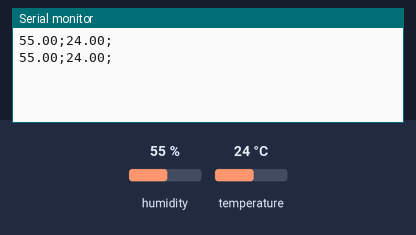
Bench run of a sketch on a simulated Arduino Uno, built with avr-gcc and run on an emulated ATmega328P. On the bench: the last lines printed to the serial monitor. Inputs (shaded band) come from the test bench; at power-on: humidity 55 %, temperature 24 °C.

Above: at 2.8 s.
2.9 s: humidity set to 22 %
At 5.1 s:
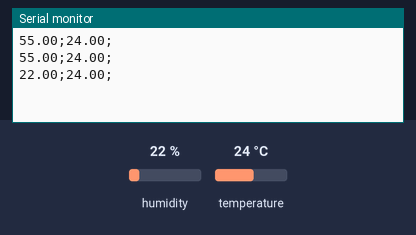
5.6 s: temperature set to 12 °C
At 7.6 s:
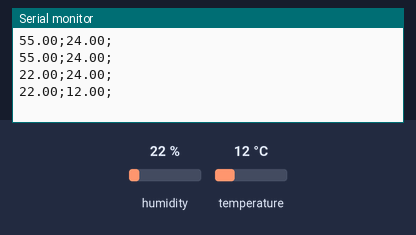
8.3 s: humidity set to 40 %
At 11.2 s:
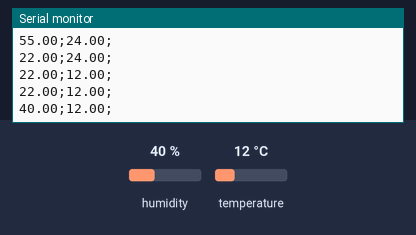
Timing chart, 0 to 12.7 s (numbered marks = the images above; inputs shaded):
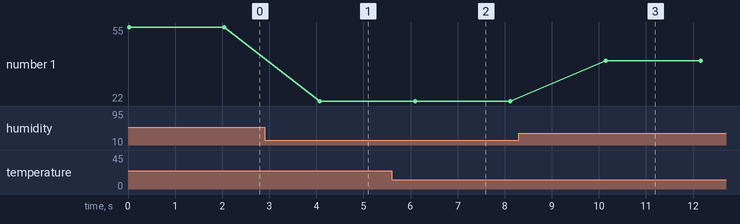

Measured:
- after the input at 2.9 s, the serial monitor: prints a new line after 1.2 s (image 1)
- after the input at 5.6 s, the serial monitor: prints a new line after 0.50 s (image 2)
- after the input at 8.3 s, the serial monitor: prints a new line after 1.8 s (image 3)
- plotted number 1: 55 → 22 after the input at 2.9 s, 22 → 40 after the input at 8.3 s

The sketch:

main.ino
```cpp
#include <DHT.h> //incluindo biblioteca do DHT11
#include <DHT_U.h>
#include <Adafruit_Sensor.h>
#include <DHT.h>
#include <DHT_U.h>
#include "DHT.h"
#define DHTPIN A0 //definindo variáveis e a localização do pin

DHT dht(DHTPIN, DHT11); //uma variável que está sendo puxada da biblioteca

void setup() //comando para iniciar o programa
{
pinMode(DHTPIN, INPUT); //declarando que a porta do DHTPIN é para entrada de dados
Serial.begin(9600); //definindo que a comunicação será em 9600bps(bits per seconds)
dht.begin(); //dando start na biblioteca do DHT
}

void loop() //criada a subrotina de loop de todo o bloco de comando abaixo
{
float dht11_umidade = dht.readHumidity(); //declarando o tipo de variável, neste caso, 'float'
float dht11_temperatura = dht.readTemperature();
Serial.print(dht11_umidade);
Serial.print(";");
Serial.print(dht11_temperatura);
Serial.print(";");

Serial.println();//pula uma linha para ficilitar a leitura
delay(2000); //fica no loop e tem delay de 2 segundos para recomeçar o loop
}
```
